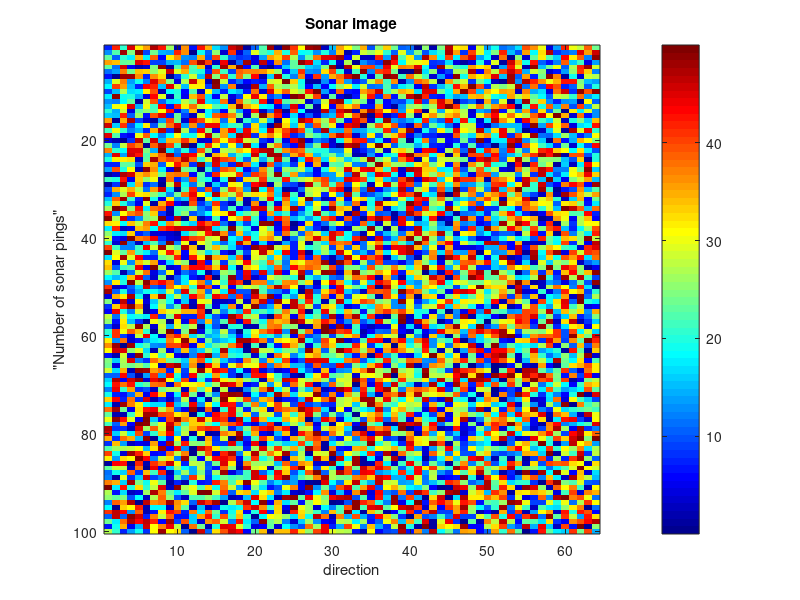

Write MATLAB code to recreate this figure.

num_beams = 64;  
range = 50;  
num_pings = 100;  

echo_data = rand(num_pings, num_beams) * range;  

figure;
imagesc(echo_data);
colormap('jet');  
colorbar;
title('Sonar image');
xlabel('direction');
ylabel('"Number of sonar pings"');
